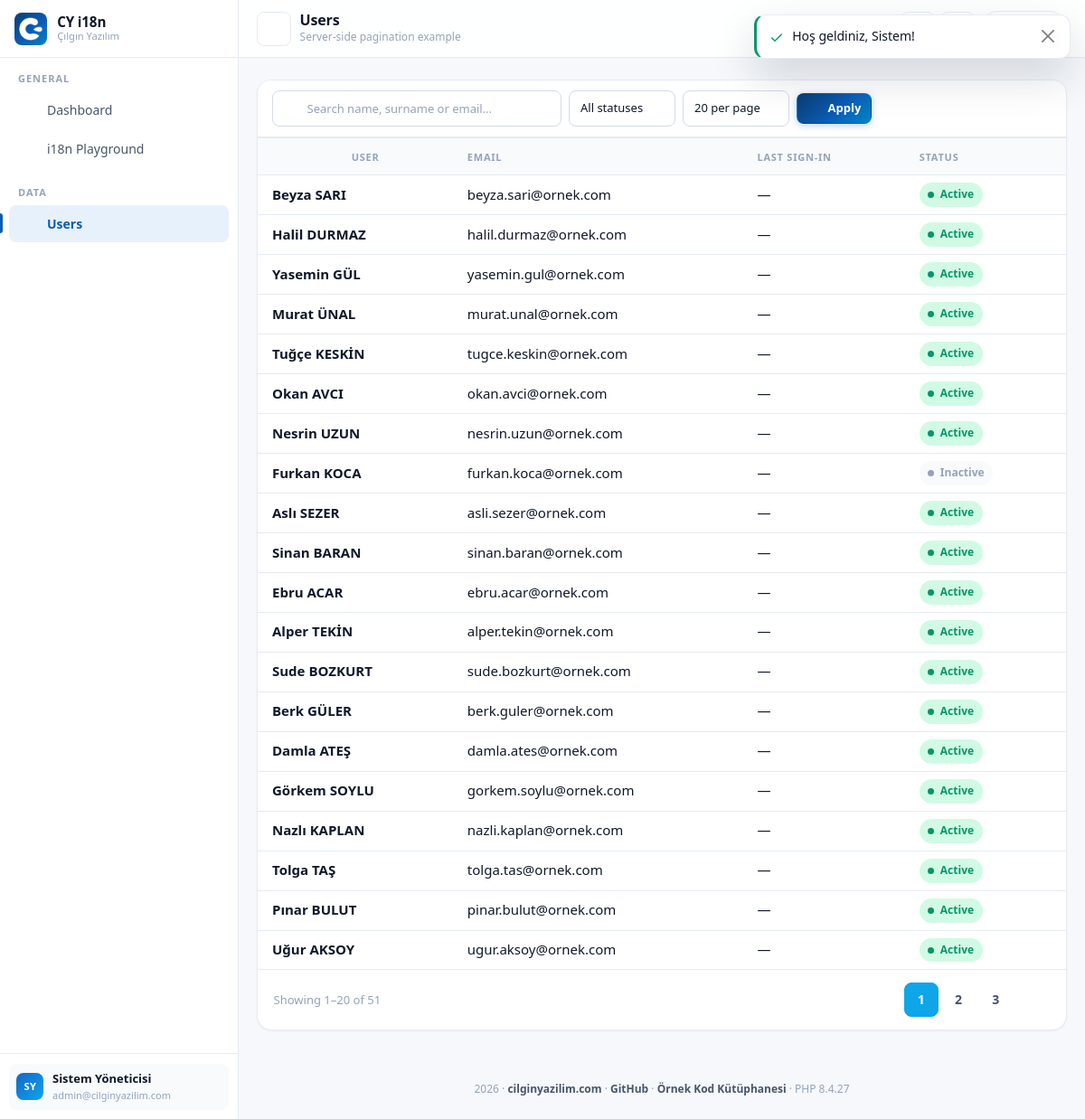
The app's page /users?lang=en (signed in) with its own data.
### tables this page shows
CREATE TABLE `users` (
  `id`            INT UNSIGNED NOT NULL AUTO_INCREMENT,

  `name`          VARCHAR(150) NOT NULL,
  `surname`       VARCHAR(150) NOT NULL,

   
   
  `email`         VARCHAR(190) NOT NULL,

   
   
   
  `password`      VARCHAR(255) NOT NULL,

   
  `is_active`     TINYINT(1)   NOT NULL DEFAULT 1,

   
   
  `theme`         ENUM('light','dark') NOT NULL DEFAULT 'light',

  `last_login_at` DATETIME     NULL DEFAULT NULL,
  `created_at`    TIMESTAMP    NOT NULL DEFAULT CURRENT_TIMESTAMP,
  `updated_at`    TIMESTAMP    NULL DEFAULT NULL,

  PRIMARY KEY (`id`),

   
   
   
  UNIQUE KEY `uk_users_email` (`email`),

   
   
   
  KEY `idx_users_name`    (`name`),
  KEY `idx_users_surname` (`surname`),
  KEY `idx_users_active`  (`is_active`),
  KEY `idx_users_created` (`created_at`)
);

### views/users/index.php (the view, shortened to what the rows shown need)
<div class="cy-card">
    <div class="cy-card__body cy-card__body--flush">
        <div class="cy-table-wrap">
            <table class="table cy-table w-100">
                <thead>
                    <tr>
                        <th scope="col"><?= te('common.users.user') ?></th>
                        <th scope="col" class="cy-hide-sm"><?= te('common.users.email') ?></th>
                        <th scope="col" class="cy-hide-sm"><?= te('common.users.last_login') ?></th>
                        <th scope="col"><?= te('common.users.status') ?></th>
                    </tr>
                </thead>
                <tbody>
                    <?php foreach ($rows as $row): ?>
                        <tr>
                            <td>
                                <div class="cy-user-cell">
                                    <span class="cy-user-cell__name"><?= e($row->fullName()) ?></span>
                                </div>
                            </td>
                            <td class="cy-hide-sm"><?= e($row->email) ?></td>
                            <td class="cy-hide-sm"><?= e(local_date($row->lastLoginAt, true)) ?></td>
                            <td>
                                <span class="cy-status <?= $row->isActive ? 'is-active' : 'is-passive' ?>">
                                    <span class="cy-status__dot"></span>
                                    <?= te($row->isActive ? 'common.users.active' : 'common.users.passive') ?>
                                </span>
                            </td>
                        </tr>
                    <?php endforeach; ?>
                </tbody>
            </table>
        </div>
    </div>
</div>

### views/partials/sidebar.php (shortened to what the rows shown need)
<?php
$user = $currentUser ?? null;
?>
<aside class="cy-sidebar" id="cy_sidebar" aria-label="Ana gezinme">
    <?php if ($user !== null): ?>
        <div class="cy-sidebar__footer">
            <div class="cy-side-user">
                <span class="cy-avatar cy-avatar--sm cy-avatar--initial"><?= e($user->initials()) ?></span>
                <span class="cy-side-user__info">
                    <span class="cy-side-user__name"><?= e($user->fullName()) ?></span>
                    <span class="cy-side-user__role"><?= e($user->email) ?></span>
                </span>
            </div>
        </div>
    <?php endif; ?>
</aside>

### records on screen
users: $user->initials() "SY", $user->fullName() "Sistem Yöneticisi", email "admin@cilginyazilim.com"
users: $row->fullName() "Beyza SARI", email "beyza.sari@ornek.com", last_login_at "—", is_active "Active"
users: $row->fullName() "Halil DURMAZ", email "halil.durmaz@ornek.com", last_login_at "—", is_active "Active"
users: $row->fullName() "Yasemin GÜL", email "yasemin.gul@ornek.com", last_login_at "—", is_active "Active"
users: $row->fullName() "Murat ÜNAL", email "murat.unal@ornek.com", last_login_at "—", is_active "Active"
users: $row->fullName() "Tuğçe KESKİN", email "tugce.keskin@ornek.com", last_login_at "—", is_active "Active"
users: $row->fullName() "Okan AVCI", email "okan.avci@ornek.com", last_login_at "—", is_active "Active"
users: $row->fullName() "Nesrin UZUN", email "nesrin.uzun@ornek.com", last_login_at "—", is_active "Active"
users: $row->fullName() "Furkan KOCA", email "furkan.koca@ornek.com", last_login_at "—", is_active "Inactive"
users: $row->fullName() "Aslı SEZER", email "asli.sezer@ornek.com", last_login_at "—", is_active "Active"
users: $row->fullName() "Sinan BARAN", email "sinan.baran@ornek.com", last_login_at "—", is_active "Active"
users: $row->fullName() "Ebru ACAR", email "ebru.acar@ornek.com", last_login_at "—", is_active "Active"
users: $row->fullName() "Alper TEKİN", email "alper.tekin@ornek.com", last_login_at "—", is_active "Active"
users: $row->fullName() "Sude BOZKURT", email "sude.bozkurt@ornek.com", last_login_at "—", is_active "Active"
users: $row->fullName() "Berk GÜLER", email "berk.guler@ornek.com", last_login_at "—", is_active "Active"
users: $row->fullName() "Damla ATEŞ", email "damla.ates@ornek.com", last_login_at "—", is_active "Active"
users: $row->fullName() "Görkem SOYLU", email "gorkem.soylu@ornek.com", last_login_at "—", is_active "Active"
users: $row->fullName() "Nazlı KAPLAN", email "nazli.kaplan@ornek.com", last_login_at "—", is_active "Active"
users: $row->fullName() "Tolga TAŞ", email "tolga.tas@ornek.com", last_login_at "—", is_active "Active"
users: $row->fullName() "Pınar BULUT", email "pinar.bulut@ornek.com", last_login_at "—", is_active "Active"
users: $row->fullName() "Uğur AKSOY", email "ugur.aksoy@ornek.com", last_login_at "—", is_active "Active"

### other values on screen
$appName "CY i18n"
$appBrand "Çılgın Yazılım"
te($group['label']) "GENERAL"
te($item['label']) "Dashboard"
te($item['label']) "i18n Playground"
te($group['label']) "DATA"
te($item['label']) "Users"
$pageTitle "Users"
$pageSubtitle "Server-side pagination example"
te('common.apply') "Apply"
te('common.users.user') "USER"
te('common.users.email') "EMAIL"
te('common.users.last_login') "LAST SIGN-IN"
te('common.users.status') "STATUS"
$page "1"
